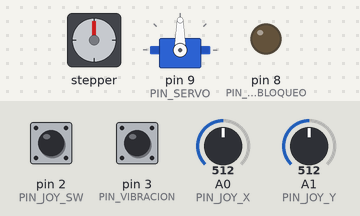
Recording of a sketch running on a simulated Arduino Uno, built with avr-gcc and run on an emulated ATmega328P. On the bench: stepper motor, servo, output pins drawn as LEDs (lit = HIGH). Wiring (inferred from the names in the program): stepper motor (2048 steps per turn assumed): coils pin 4, pin 5, pin 6, pin 7. The inputs (shaded band) are chosen by the test bench; at power-on: A1 (PIN_JOY_Y) = 512, pin 3 (PIN_VIBRACION) HIGH, pin 2 (PIN_JOY_SW) HIGH, A0 (PIN_JOY_X) = 512. Pins used as bus, display or sensor lines are not drawn.

Above: at 1.2 s.
1.3 s: A1 (PIN_JOY_Y) set to 558
2.8 s: A1 (PIN_JOY_Y) set to 588
At 3.22 s:
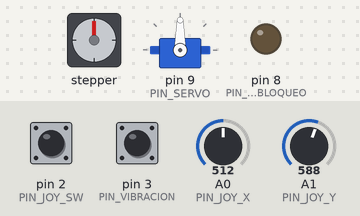
5.8 s: pin 3 (PIN_VIBRACION) pulled LOW for 1 s
At 8.0 s:
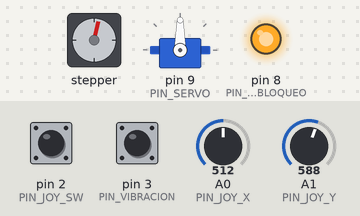
8.3 s: pin 2 (PIN_JOY_SW) pulled LOW for 0.15 s
At 10.4 s:
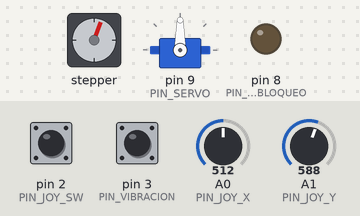
11.4 s: A0 (PIN_JOY_X) set to 716
At 11.82 s:
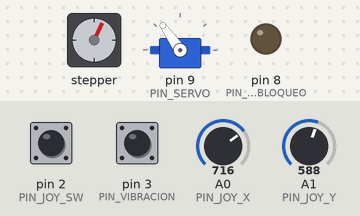
14.4 s: pin 3 (PIN_VIBRACION) pulled LOW for 0.15 s
At 15.9 s:
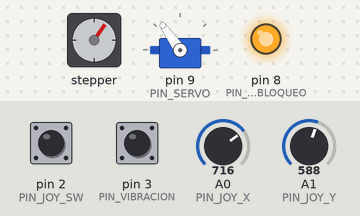
Timing chart, 0 to 17.0 s (numbered marks = the images above; inputs shaded):
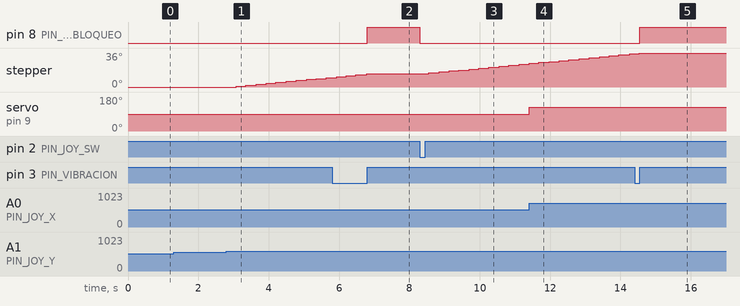

Measured:
- after the input at 1.3 s, every drawn part: stays the same
- after the input at 2.8 s, stepper: keeps turning clockwise at about 4°/s, starting after 0.27 s
- after the input at 5.8 s, pin 8 (PIN_LED_BLOQUEO): LOW → HIGH after 1.0 s; stepper: goes on until 6.8 s, then stays 14°
- after the input at 8.3 s, pin 8 (PIN_LED_BLOQUEO): HIGH → LOW at once; stepper: keeps turning clockwise at about 4°/s, starting after 0.25 s
- after the input at 11.4 s, servo on pin 9 (PIN_SERVO): 90° → 125° at once
- after the input at 14.4 s, pin 8 (PIN_LED_BLOQUEO): LOW → HIGH after 0.15 s; stepper: goes on until 14.5 s, then stays 36°

The sketch:

Laboratorio10.ino
```cpp
#include <Servo.h>

const byte PIN_JOY_X   = A0;
const byte PIN_JOY_Y   = A1;
const byte PIN_JOY_SW  = 2;

const byte PIN_VIBRACION = 3;
const byte PIN_LED_BLOQUEO = 8;

const byte PIN_SERVO = 9;

const byte PIN_STEPPER_IN1 = 4;
const byte PIN_STEPPER_IN2 = 5;
const byte PIN_STEPPER_IN3 = 6;
const byte PIN_STEPPER_IN4 = 7;

const int JOY_CENTRO = 512;
const int ZONA_MUERTA = 60;

const unsigned long INTERVALO_PASO_MIN = 2;
const unsigned long INTERVALO_PASO_MAX = 25;

Servo servoMotor;

volatile bool sistemaBloqueado = false;

int anguloServoActual = 90;

int pasoStepperActual = 0;
unsigned long ultimoPasoStepper = 0;

int estadoBotonAnterior = HIGH;

const byte SECUENCIA_PASOS[8][4] = {
  {1, 0, 0, 0},
  {1, 1, 0, 0},
  {0, 1, 0, 0},
  {0, 1, 1, 0},
  {0, 0, 1, 0},
  {0, 0, 1, 1},
  {0, 0, 0, 1},
  {1, 0, 0, 1}
};

void setup()
{
  pinMode(PIN_JOY_SW, INPUT_PULLUP);
  pinMode(PIN_VIBRACION, INPUT_PULLUP);
  pinMode(PIN_LED_BLOQUEO, OUTPUT);

  pinMode(PIN_STEPPER_IN1, OUTPUT);
  pinMode(PIN_STEPPER_IN2, OUTPUT);
  pinMode(PIN_STEPPER_IN3, OUTPUT);
  pinMode(PIN_STEPPER_IN4, OUTPUT);

  digitalWrite(PIN_LED_BLOQUEO, LOW);

  servoMotor.attach(PIN_SERVO);
  servoMotor.write(anguloServoActual);

  attachInterrupt(digitalPinToInterrupt(PIN_VIBRACION), onVibracionDetectada, RISING);
}

void loop()
{
  manejarBotonDesbloqueo();

  if (sistemaBloqueado)
  {
    detenerStepper();
    return;
  }

  controlarServo();
  controlarStepper();
}

void onVibracionDetectada()
{
  if (!sistemaBloqueado)
  {
    sistemaBloqueado = true;
    digitalWrite(PIN_LED_BLOQUEO, HIGH);
  }
}

void manejarBotonDesbloqueo()
{
  int estadoBoton = digitalRead(PIN_JOY_SW);

  if (estadoBoton == LOW && estadoBotonAnterior == HIGH)
  {
    if (sistemaBloqueado)
    {
      sistemaBloqueado = false;
      digitalWrite(PIN_LED_BLOQUEO, LOW);
    }
  }

  estadoBotonAnterior = estadoBoton;
}

void controlarServo()
{
  int valorX = analogRead(PIN_JOY_X);

  if (abs(valorX - JOY_CENTRO) < ZONA_MUERTA)
  {
    anguloServoActual = 90;
  }
  else
  {
    anguloServoActual = map(valorX, 0, 1023, 0, 180);
    anguloServoActual = constrain(anguloServoActual, 0, 180);
  }

  servoMotor.write(anguloServoActual);
}

void controlarStepper()
{
  int valorY = analogRead(PIN_JOY_Y);
  int distanciaCentro = valorY - JOY_CENTRO;

  if (abs(distanciaCentro) < ZONA_MUERTA)
  {
    return;
  }

  int magnitud = constrain(abs(distanciaCentro), ZONA_MUERTA, JOY_CENTRO);
  unsigned long intervalo = map(magnitud, ZONA_MUERTA, JOY_CENTRO,
                                 INTERVALO_PASO_MAX, INTERVALO_PASO_MIN);

  unsigned long ahora = millis();
  if (ahora - ultimoPasoStepper < intervalo)
  {
    return;
  }
  ultimoPasoStepper = ahora;

  if (distanciaCentro > 0)
  {
    pasoStepperActual = (pasoStepperActual + 1) % 8;
  }
  else
  {
    pasoStepperActual = (pasoStepperActual + 7) % 8;
  }

  aplicarPasoStepper(pasoStepperActual);
}

void aplicarPasoStepper(int indice)
{
  digitalWrite(PIN_STEPPER_IN1, SECUENCIA_PASOS[indice][0]);
  digitalWrite(PIN_STEPPER_IN2, SECUENCIA_PASOS[indice][1]);
  digitalWrite(PIN_STEPPER_IN3, SECUENCIA_PASOS[indice][2]);
  digitalWrite(PIN_STEPPER_IN4, SECUENCIA_PASOS[indice][3]);
}

void detenerStepper()
{
  digitalWrite(PIN_STEPPER_IN1, LOW);
  digitalWrite(PIN_STEPPER_IN2, LOW);
  digitalWrite(PIN_STEPPER_IN3, LOW);
  digitalWrite(PIN_STEPPER_IN4, LOW);
}
```
